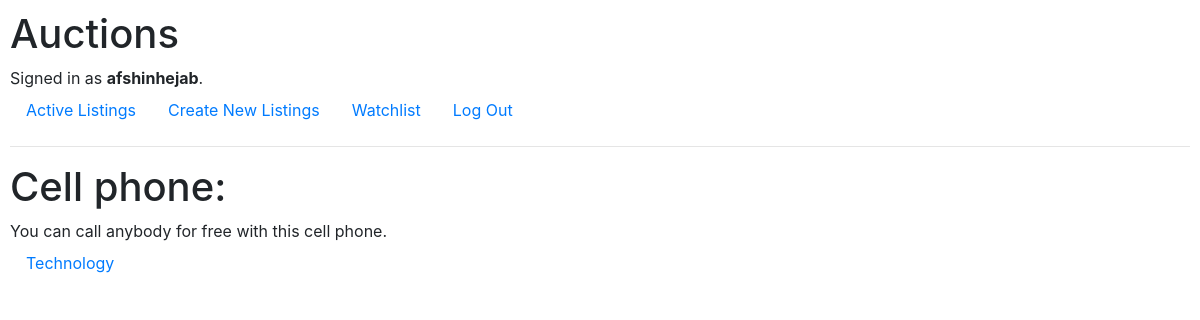
/Cell phone (signed in), run on the app's committed database.
### auctions/models.py (models this page shows, shortened)
class User(AbstractUser):
    pass

class Auction(models.Model):
    seller = models.ForeignKey(User, on_delete=models.CASCADE)
    title = models.CharField(max_length=64)
    description = models.TextField()
    starting_bid = models.FloatField() # maybe it is beter to use models.IntegerField
    imageURL = models.URLField()
    category = models.ManyToManyField(Category, blank=True)

class Category(models.Model):
    name = models.CharField(max_length=64)
    description = models.TextField(blank=True)
    def __str__(self):
        return f"{self.name}"

### auctions/views.py (the view)
# urls.py: path("<str:auction_title>", views.auction, name="auction")
def auction(request, auction_title):
    existing_titles = list(auction.title for auction in Auction.objects.all())
    if auction_title.upper() in list(map(str.upper,existing_titles)):
        return render(request, "auctions/auction.html",{
            "auction": Auction.objects.get(title__iexact=auction_title)
        })
    return render(request, "auctions/auction.html",{
        'message':"No data available!"
    })

### auctions/templates/auctions/auction.html (shortened to what this page needs)
{% extends "auctions/layout.html" %}
{% block body %}
    {% if auction %}
        <h1>{{ auction.title }}:</h1>
            {{ auction.description }}
            <ul class="nav">
                {% for cat in auction.category.all %}
                    <li class="nav-item">
                        <a class="nav-link" href="{% url 'create' %}">{{ cat }}</a>
                    </li>
                {% endfor %}
            </ul>
    {% endif %}
{% endblock %}

### auctions/templates/auctions/layout.html (shortened to what this page needs)
{% load static %}
<!DOCTYPE html>
<html lang="en">
    <head>
        <link rel="stylesheet" href="https://stackpath.bootstrapcdn.com/bootstrap/4.4.1/css/bootstrap.min.css">
        <link href="{% static 'auctions/styles.css' %}" rel="stylesheet">
    </head>
    <body>
        <h1>Auctions</h1>
        <div>
            {% if user.is_authenticated %}
                Signed in as <strong>{{ user.username }}</strong>.
            {% else %}
                Not signed in.
            {% endif %}
        </div>
        <ul class="nav">
            <li class="nav-item">
                <a class="nav-link" href="{% url 'index' %}">Active Listings</a>
            </li>
            {% if user.is_authenticated %}
                <li class="nav-item">
                    <a class="nav-link" href="{% url 'create' %}">Create New Listings</a>
                </li>
                <li class="nav-item">
                    <a class="nav-link" href="{% url 'watchlist' %}">Watchlist</a>
                </li>
                <li class="nav-item">
                    <a class="nav-link" href="{% url 'logout' %}">Log Out</a>
                </li>
            {% endif %}
        </ul>
        <hr>
        {% block body %}
        {% endblock %}
    </body>
</html>

### auctions/static/auctions/styles.css (style rules this page uses)
body { padding: 10px; }

### data on the page
User: username "afshinhejab"
Auction: title "Cell phone", description "You can call anybody for free with this cell phone."
Category: name "Technology"
